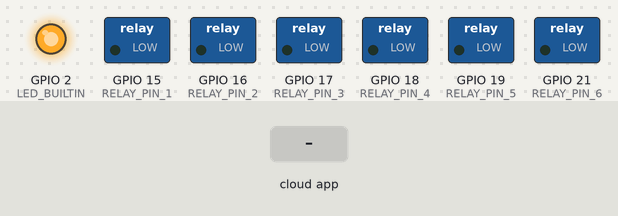
A sketch run on a simulated ESP32. On the bench: switched loads named in the sketch (green lamp = pin HIGH), output pins drawn as LEDs (lit = HIGH). Inputs (shaded band) come from the test bench. WiFi joins after 1.5 s; servers stay silent unless stated; what the sketch prints to the serial monitor is not drawn.

Above: at 2.7 s.
2.8 s: the phone or cloud app sets box to 0
At 3.6 s:
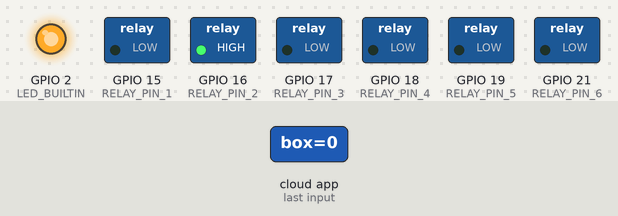
5.3 s: the phone or cloud app sets breadboard to 0
At 5.7 s:
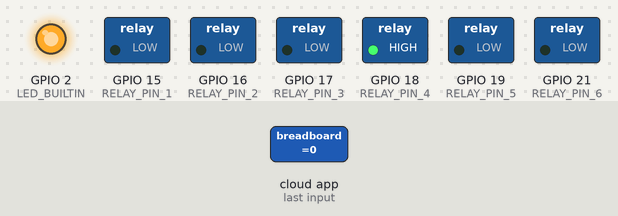
7.8 s: the phone or cloud app sets bottle to 0
At 8.6 s:
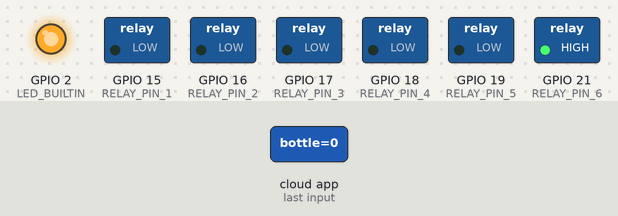
10.3 s: the phone or cloud app sets box to 1
At 10.6 s:
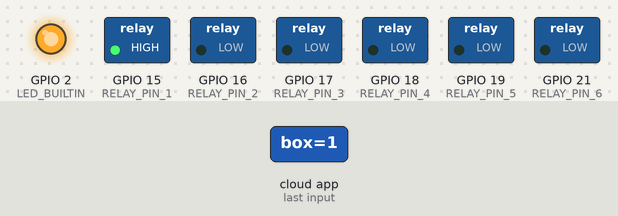
12.8 s: the phone or cloud app sets breadboard to 1
At 13.6 s:
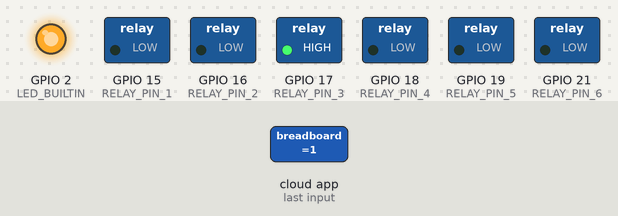
15.3 s: the phone or cloud app sets bottle to 1
At 15.6 s:
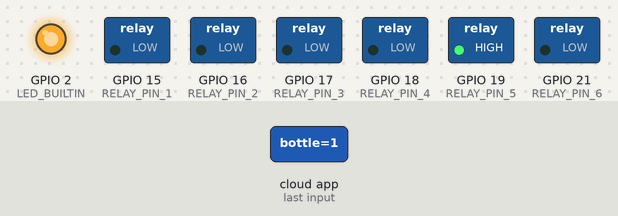
Timing chart, 0 to 18.3 s (numbered marks = the images above; inputs shaded):
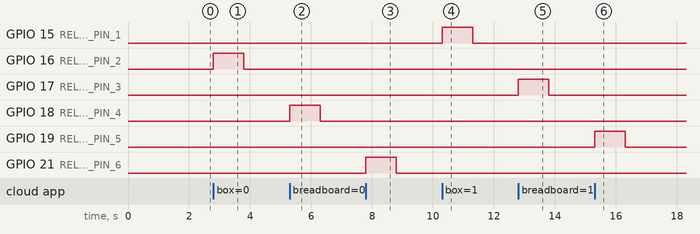

Measured:
- after the input at 2.8 s, GPIO 16 (RELAY_PIN_2): LOW → HIGH at once, → LOW 1.0 s later
- after the input at 5.3 s, GPIO 18 (RELAY_PIN_4): LOW → HIGH at once, → LOW 1.0 s later
- after the input at 7.8 s, GPIO 21 (RELAY_PIN_6): LOW → HIGH at once, → LOW 1.0 s later
- after the input at 10.3 s, GPIO 15 (RELAY_PIN_1): LOW → HIGH at once, → LOW 1.0 s later
- after the input at 12.8 s, GPIO 17 (RELAY_PIN_3): LOW → HIGH at once, → LOW 1.0 s later
- after the input at 15.3 s, GPIO 19 (RELAY_PIN_5): LOW → HIGH at once, → LOW 1.0 s later

The sketch:

robot-arm-esp32.ino
```cpp
// AUTHOR: GUILLERMO PEREZ GUILLEN

#include <Arduino.h>
  #include <WiFi.h>
  #define LED_BUILTIN 2 // define the GPIO 2 as LED_BUILTIN
  #define RELAY_PIN_1 15  // LAMP 1
  #define RELAY_PIN_2 16  // LAMP 2
  #define RELAY_PIN_3 17  // LAMP 3
  #define RELAY_PIN_4 18  // LAMP 4
  #define RELAY_PIN_5 19  // LAMP 5
  #define RELAY_PIN_6 21  // LAMP 6

#include <fauxmoESP.h>
#define SERIAL_BAUDRATE 115200
#define WIFI_SSID "*********"
#define WIFI_PASS "************"
#define LAMP_1 "box" //
#define LAMP_2 "breadboard" //
#define LAMP_3 "bottle" //
//#define LAMP_4 "lamp four" //

fauxmoESP fauxmo;

// Wi-Fi Connection
void wifiSetup() {
  // Set WIFI module to STA mode
  WiFi.mode(WIFI_STA);

  // Connect
  Serial.printf("[WIFI] Connecting to %s ", WIFI_SSID);
  WiFi.begin(WIFI_SSID, WIFI_PASS);

  // Wait
  while (WiFi.status() != WL_CONNECTED) {
    Serial.print(".");
    delay(100);
  }
  Serial.println();

  // Connected!
  Serial.printf("[WIFI] STATION Mode, SSID: %s, IP address: %s\n", WiFi.SSID().c_str(), WiFi.localIP().toString().c_str());
}

void setup() {

  // Init serial port and clean garbage
  Serial.begin(SERIAL_BAUDRATE);
  Serial.println();

  // Wi-Fi connection
  wifiSetup();

  // LED

  pinMode(LED_BUILTIN, OUTPUT); // initialize GPIO pin 2 LED_BUILTIN as an output.
  digitalWrite(LED_BUILTIN, HIGH);   // turn the LED on

  pinMode(RELAY_PIN_1, OUTPUT);
  digitalWrite(RELAY_PIN_1, LOW);

  pinMode(RELAY_PIN_2, OUTPUT);
  digitalWrite(RELAY_PIN_2, LOW);

  pinMode(RELAY_PIN_3, OUTPUT);
  digitalWrite(RELAY_PIN_3, LOW);

  pinMode(RELAY_PIN_4, OUTPUT);
  digitalWrite(RELAY_PIN_4, LOW);

  pinMode(RELAY_PIN_5, OUTPUT);
  digitalWrite(RELAY_PIN_5, LOW);

  pinMode(RELAY_PIN_6, OUTPUT);
  digitalWrite(RELAY_PIN_6, LOW);

  // By default, fauxmoESP creates it's own webserver on the defined port
  // The TCP port must be 80 for gen3 devices (default is 1901)
  // This has to be done before the call to enable()
  fauxmo.createServer(true); // not needed, this is the default value
  fauxmo.setPort(80); // This is required for gen3 devices

  // You have to call enable(true) once you have a WiFi connection
  // You can enable or disable the library at any moment
  // Disabling it will prevent the devices from being discovered and switched
  fauxmo.enable(true);

  // Add virtual devices
  fauxmo.addDevice(LAMP_1);
  fauxmo.addDevice(LAMP_2);
  fauxmo.addDevice(LAMP_3);
//  fauxmo.addDevice(LAMP_4);

  fauxmo.onSetState([](unsigned char device_id, const char * device_name, bool state, unsigned char value) {
    // Callback when a command from Alexa is received.
    // You can use device_id or device_name to choose the element to perform an action onto (relay, LED,...)
    // State is a boolean (ON/OFF) and value a number from 0 to 255 (if you say "set kitchen light to 50%" you will receive a 128 here).
    // Just remember not to delay too much here, this is a callback, exit as soon as possible.
    // If you have to do something more involved here set a flag and process it in your main loop.

    Serial.printf("[MAIN] Device #%d (%s) state: %s value: %d\n", device_id, device_name, state ? "ON" : "OFF", value);

////////// MOVE THE BOX //////////
    if ( (strcmp(device_name, LAMP_1) == 0) ) {
      Serial.println("RELAY 1 switched by Alexa");
      if (state) {
        digitalWrite(RELAY_PIN_1, HIGH);
        delay(1000);
        digitalWrite(RELAY_PIN_1, LOW);
      } else {
        digitalWrite(RELAY_PIN_2, HIGH);
        delay(1000);
        digitalWrite(RELAY_PIN_2, LOW);
      }
    }

////////// MOVE THE BOARD //////////
    if ( (strcmp(device_name, LAMP_2) == 0) ) {
      Serial.println("RELAY 2 switched by Alexa");
      if (state) {
        digitalWrite(RELAY_PIN_3, HIGH);
        delay(1000);
        digitalWrite(RELAY_PIN_3, LOW);
      } else {
        digitalWrite(RELAY_PIN_4, HIGH);
        delay(1000);
        digitalWrite(RELAY_PIN_4, LOW);
      }
    }

////////// MOVE THE BOTTLE WITH WATER //////////
    if ( (strcmp(device_name, LAMP_3) == 0) ) {
      Serial.println("RELAY 3 switched by Alexa");
      if (state) {
        digitalWrite(RELAY_PIN_5, HIGH);
        delay(1000);
        digitalWrite(RELAY_PIN_5, LOW);
      } else {
        digitalWrite(RELAY_PIN_6, HIGH);
        delay(1000);
        digitalWrite(RELAY_PIN_6, LOW);
      }
    }
  });
}

void loop() {
  // fauxmoESP uses an async TCP server but a sync UDP server
  // Therefore, we have to manually poll for UDP packets
  fauxmo.handle();

  static unsigned long last = millis();
  if (millis() - last > 5000) {
    last = millis();
    Serial.printf("[MAIN] Free heap: %d bytes\n", ESP.getFreeHeap());
  }
}
```
